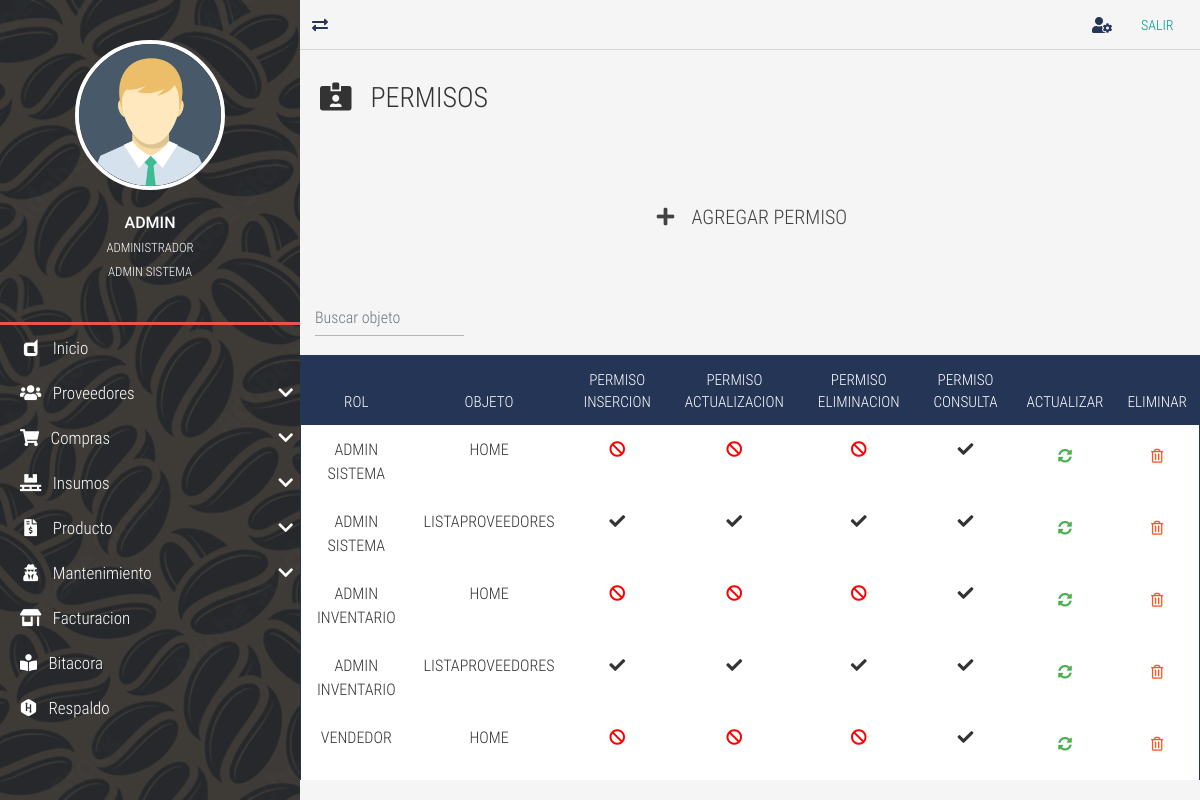
Page /permisos-list/ (signed in) on the committed database.
### tables this page shows
CREATE TABLE `TBL_permisos` (
  `id_rol` int NOT NULL,
  `id_objeto` int NOT NULL,
  `permiso_insercion` varchar(5) DEFAULT NULL,
  `permiso_actualizacion` varchar(5) DEFAULT NULL,
  `permiso_eliminacion` varchar(5) DEFAULT NULL,
  `permiso_consulta` varchar(5) DEFAULT NULL,
  `creado_por` varchar(50) NOT NULL,
  `fecha_creacion` datetime NOT NULL,
  `modificado_por` varchar(50) DEFAULT NULL,
  `fecha_modificacion` datetime DEFAULT NULL,
  KEY `id_rol` (`id_rol`),
  KEY `id_objeto` (`id_objeto`)
);

CREATE TABLE `TBL_ms_roles` (
  `id_rol` int NOT NULL AUTO_INCREMENT,
  `rol` varchar(50) NOT NULL DEFAULT '',
  `descripcion` varchar(100) DEFAULT NULL,
  `creado_por` varchar(50) DEFAULT NULL,
  `fecha_creacion` datetime DEFAULT NULL,
  `modificado_por` varchar(50) DEFAULT NULL,
  `fecha_modificacion` datetime DEFAULT NULL,
  PRIMARY KEY (`id_rol`)
);

CREATE TABLE `TBL_objetos` (
  `id_objeto` int NOT NULL AUTO_INCREMENT,
  `objeto` varchar(100) NOT NULL,
  `descripcion` varchar(100) NOT NULL,
  `tipo_objeto` enum('Home','Proveedores','Insumos','Productos','Compras','Facturacion','Mantenimiento') DEFAULT NULL,
  `creado_por` varchar(50) DEFAULT NULL,
  `fecha_creacion` datetime DEFAULT NULL,
  `modificado_por` varchar(50) DEFAULT NULL,
  `fecha_modificacion` datetime DEFAULT NULL,
  PRIMARY KEY (`id_objeto`)
);

### controladores/vistasControlador.php (called while the page is built, shortened)
<?php
	class vistasControlador extends vistasModelo{
		public function obtener_plantilla_controlador(){
			return require_once "./vistas/plantilla.php";
		}
	}

### index.php (called while the page is built, shortened)
<?php
	require_once "./controladores/vistasControlador.php";
	$plantilla = new vistasControlador();
	$plantilla->obtener_plantilla_controlador();

### vistas/contenidos/permisos-list-view.php (the view, shortened to what this page needs)
<div class="full-box page-header">
	<h3 class="text-left">
		<i class="fas fa-id-card-alt"></i> &nbsp; PERMISOS
	</h3>
</div>
<div class="container-fluid">
	<ul class="full-box list-unstyled page-nav-tabs">
		<li>
			<div class="btn btn-dark btn-lg" data-toggle="modal" data-target="#ModalCrear"><i class="fas fa-plus fa-fw"></i> &nbsp; AGREGAR PERMISO</div>
		</li>
		</ul>
</div>
<?php
	$where="";
?>
<div class="container-fluid">
  <form class="d-flex">
      <input class="form-control me-2 light-table-filter" data-table="table_id" type="text"
      placeholder="Buscar objeto">
</form>
</div>
      <table class="table table-striped table-dark table_id text-center" id="tblDatos">
        <thead>
        <tr>
            <th>ROL</th>
            <th>OBJETO</th>
            <th>PERMISO INSERCION</th>
			<th>PERMISO ACTUALIZACION</th>
			<th>PERMISO ELIMINACION</th>
			<th>PERMISO CONSULTA</th>
            <th>ACTUALIZAR</th>
			<th>ELIMINAR</th>
            </tr>
        </thead>
        <tbody>
		<?php
			include ("./cone.php");
			$SQL="SELECT r.id_rol,r.rol, o.objeto, p.permiso_insercion,p.permiso_actualizacion,
			p.permiso_eliminacion, p.permiso_consulta,o.id_objeto FROM TBL_permisos p
					inner JOIN TBL_ms_roles r ON r.id_rol = p.id_rol
					inner JOIN TBL_objetos o ON o.id_objeto = p.id_objeto;
			$where";
			$dato = mysqli_query($conexion, $SQL);
			if($dato -> num_rows >0){
				while($fila=mysqli_fetch_array($dato)){
			?>
		<tr>
			<td><?php echo $fila['rol']; ?></td>
			<td><?php echo $fila['objeto']; ?></td>
			<?php
				if($fila['permiso_insercion']==1){
			?>
			<td><i class="fas fa-check"></i></td>
			<?php
				}else{
			?>
			<td><i class="fas fa-ban" style="color: red;"></i></td>
			<?php
				}
			?>
			<?php
				if($fila['permiso_actualizacion']==1){
			?>
			<td><i class="fas fa-check"></i></td>
			<?php
				}else{
			?>
			<td><i class="fas fa-ban" style="color: red;"></i></td>
			<?php
				}
			?>
			<?php
				if($fila['permiso_eliminacion']==1){
			?>
			<td><i class="fas fa-check"></i></td>
			<?php
				}else{
			?>
			<td><i class="fas fa-ban" style="color: red;"></i></td>
			<?php
				}
			?>
			<?php
				if($fila['permiso_consulta']==1){
			?>
			<td><i class="fas fa-check"></i></td>
			<?php
				}else{
			?>
			<td><i class="fas fa-ban" style="color: red;"></i></td>
			<?php
				}
			?>
			<td>
				<div class="btn btn-success" data-toggle="modal" data-target="#ModalActualizar<?php echo $fila['id_rol'];?><?php echo $fila['id_objeto'];?>">
					<i class="fas fa-sync-alt"> </i>
				</div>
			</td>
			<td>
				<form class="FormularioAjax" action="<?php echo SERVERURL; ?>ajax/permisoAjax.php" method="POST" data-form="delete" autocomplete="off">
				<button type="submit" class="btn btn-warning">
					<i class="far fa-trash-alt"></i>
				</button>
				</form>
			</td>
		</tr>
		<?php
			}
				}else{
		?>
		<tr class="text-center">
		<td colspan="16">No existen registros</td>
		</tr>
    <?php
		}
	?>
		</tbody>
  </table>

### vistas/css/all.css (style rules this page uses)
.fa, .fas, .far, .fal, .fab { -moz-osx-font-smoothing: grayscale; -webkit-font-smoothing: antialiased; display: inline-block; font-style: normal; font-variant: normal; text-rendering: auto; line-height: 1; }
.fa-fw { text-align: center; width: 1.25em; }
.fa-ban:before { content: "\f05e"; }
.fa-check:before { content: "\f00c"; }
.fa-id-card-alt:before { content: "\f47f"; }
.fa-plus:before { content: "\f067"; }
.fa-sync-alt:before { content: "\f2f1"; }
.fa-trash-alt:before { content: "\f2ed"; }
.far { font-family: 'Font Awesome 5 Free'; font-weight: 400; }
.fa, .fas { font-family: 'Font Awesome 5 Free'; font-weight: 900; }

### vistas/css/style.css (style rules this page uses)
:root { --color-one: #F5F5F5; --color-two: #24292E; --color-three: #EC5252; --form-color: #14111A; --accent-color: #253556; --border-color: #D8D8D8; }
body,html { font-family: 'roboto_condensed_light'; width: 100vw; height: 100vh; background-color: var(--color-one); color: #333; font-size: 16px; }
.full-box { margin: 0; padding: 0; box-sizing: border-box; width: 100%; }
.page-header { padding: 30px 20px 60px 20px; }
.page-header > :nth-child(1) { padding-bottom: 7px; }
.page-nav-tabs { display: flex; justify-content: center; flex-wrap: wrap; margin-bottom: 30px; }
.page-nav-tabs li, .page-nav-tabs li a { height: 40px; line-height: 40px; }
.page-nav-tabs li { margin: 5px 20px; }
.table .btn { margin-bottom: 0; }
.table thead th { color: #FFF; }
.table tbody tr { color: #333; transition: all .2s ease-in-out; }
.table-dark, .table { background-color: #fff; }
.table-dark { border: 1px solid var(--accent-color); }
.table-dark thead tr { background-color: var(--accent-color); }
.table-dark td, .table-dark thead th, .table-dark th { border: none; }
table form { margin-bottom: 0; }

### rows in the picture
tbl_permisos: id_rol.rol "ADMIN SISTEMA", id_objeto.objeto "HOME", permiso_insercion "0" (drawn), permiso_actualizacion "0" (drawn), permiso_eliminacion "0" (drawn), permiso_consulta "1" (drawn)
tbl_permisos: id_rol.rol "ADMIN SISTEMA", id_objeto.objeto "LISTAPROVEEDORES", permiso_insercion "1" (drawn), permiso_actualizacion "1" (drawn), permiso_eliminacion "1" (drawn), permiso_consulta "1" (drawn)
tbl_permisos: id_rol.rol "ADMIN INVENTARIO", id_objeto.objeto "HOME", permiso_insercion "0" (drawn), permiso_actualizacion "0" (drawn), permiso_eliminacion "0" (drawn), permiso_consulta "1" (drawn)
tbl_permisos: id_rol.rol "ADMIN INVENTARIO", id_objeto.objeto "LISTAPROVEEDORES", permiso_insercion "1" (drawn), permiso_actualizacion "1" (drawn), permiso_eliminacion "1" (drawn), permiso_consulta "1" (drawn)
tbl_permisos: id_rol.rol "VENDEDOR", id_objeto.objeto "HOME", permiso_insercion "0" (drawn), permiso_actualizacion "0" (drawn), permiso_eliminacion "0" (drawn), permiso_consulta "1" (drawn)

### other values in the picture
$_SESSION['usuario_login'] "ADMIN"
$_SESSION['nombre_usuario'] "ADMINISTRADOR"
$_SESSION['rol'] "ADMIN SISTEMA"
